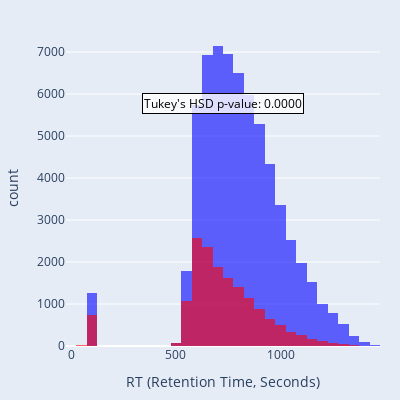

The code cell stored with this chart in its notebook:
### Markdown cell above
## Scaffold split

### Code cell
scaffold_sets = dataset_clean['scaffold'].value_counts()
train_scaffolds,valid_scaffolds = [],[]
train_cnt = 0
train_cutoff = int(0.8*len(dataset_clean))
for scaffold, count in scaffold_sets.items():
    if train_cnt + count > train_cutoff:
        valid_scaffolds.append(scaffold)
    else:
        train_scaffolds.append(scaffold)
        train_cnt += count
train_set_scaffold = dataset_clean[dataset_clean['scaffold'].isin(train_scaffolds)].copy()
valid_set_scaffold = dataset_clean[dataset_clean['scaffold'].isin(valid_scaffolds)].copy()
print(f"Training set size (scaffold split): {len(train_set_scaffold)}")
print(f"Validation set size (scaffold split): {len(valid_set_scaffold)}")

# Create an overlapped histogram for RT values in training and validation sets
fig = px.histogram(
    train_set_scaffold, x='rt', nbins=50, opacity=0.6, 
    #title='Overlapped RT Distribution: Training vs Validation',
    labels={'rt': 'RT (Retention Time, Seconds)', 'Count': 'Frequency'},
    color_discrete_sequence=['blue'],
    marginal=None
)

# Add validation set to the same figure
fig.add_trace(
    px.histogram(
        valid_set_scaffold, x='rt', nbins=50, opacity=0.6, 
        color_discrete_sequence=['red']
    ).data[0]
)

# Update layout for better visualization
fig.update_layout(
    barmode='overlay',
    plot_bgcolor='rgba(229, 236, 246,1)',
    paper_bgcolor='rgba(229, 236, 246,1)',
    width=400,
    height=400,
    margin=dict(l=20, r=20, t=30, b=20),
    legend=dict(title='Dataset', itemsizing='constant')
)

# Combine training and validation sets for Tukey's HSD test
data_combined = train_set_scaffold[['rt']].copy()
data_combined['set'] = 'Training'
validation_data = valid_set_scaffold[['rt']].copy()
validation_data['set'] = 'Validation'
data_combined = pd.concat([data_combined, validation_data])

# Perform Tukey's HSD test
tukey_result = pairwise_tukeyhsd(endog=data_combined['rt'], groups=data_combined['set'], alpha=0.05)
print(tukey_result)

# Annotate the plot with Tukey's HSD results
fig.add_annotation(
    text=f"Tukey's HSD p-value: {tukey_result.pvalues[0]:.4f}",
    xref="paper", yref="paper",
    x=0.5, y=0.8, showarrow=False,
    font=dict(size=12, color="black"),
    align="center",
    bgcolor="rgba(255, 255, 255, 0.8)",
    bordercolor="black",
    borderwidth=1
)

fig.show()
fig.write_image("images/Figure-2.2-Scaffold.svg", scale=2)

### Figure 1 — Plotly figure (JSON) as saved in the notebook; plotly's stock layout.template omitted (floating-point values rounded to 4 significant figures; data arrays with more than 128 entries replaced by an {"elided": "..."} marker saying what was removed)
{"data": [{"bingroup": "x", "hovertemplate": "RT (Retention Time, Seconds)=%{x}<br>count=%{y}<extra></extra>", "legendgroup": "", "marker": {"color": "blue", "opacity": 0.6, "pattern": {"shape": ""}}, "name": "", "nbinsx": 50, "orientation": "v", "showlegend": false, "type": "histogram", "x": {"elided": "64030 float values"}, "xaxis": "x", "yaxis": "y"}, {"bingroup": "x", "hovertemplate": "rt=%{x}<br>count=%{y}<extra></extra>", "legendgroup": "", "marker": {"color": "red", "opacity": 0.6, "pattern": {"shape": ""}}, "name": "", "nbinsx": 50, "orientation": "v", "showlegend": false, "type": "histogram", "x": {"elided": "15975 float values"}, "xaxis": "x", "yaxis": "y"}], "layout": {"annotations": [{"align": "center", "bgcolor": "rgba(255, 255, 255, 0.8)", "bordercolor": "black", "borderwidth": 1, "font": {"color": "black", "size": 12}, "showarrow": false, "text": "Tukey's HSD p-value: 0.0000", "x": 0.5, "xref": "paper", "y": 0.8, "yref": "paper"}], "barmode": "overlay", "height": 400, "legend": {"itemsizing": "constant", "title": {"text": "Dataset"}, "tracegroupgap": 0}, "margin": {"b": 20, "l": 20, "r": 20, "t": 30}, "paper_bgcolor": "rgba(229, 236, 246,1)", "plot_bgcolor": "rgba(229, 236, 246,1)", "width": 400, "xaxis": {"anchor": "y", "domain": [0, 1], "title": {"text": "RT (Retention Time, Seconds)"}}, "yaxis": {"anchor": "x", "domain": [0, 1], "title": {"text": "count"}}}}
